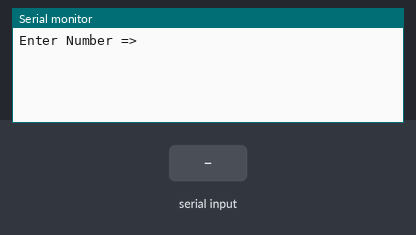
A sketch run on a simulated Arduino Uno, built with avr-gcc and run on an emulated ATmega328P. Shown: the last lines printed to the serial monitor. The test bench sets the inputs (shaded band).

Above: at 1.2 s.
1.3 s: "90,45\n" received over Serial
At 1.9 s:
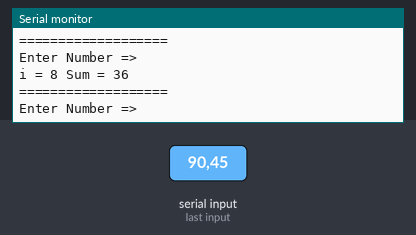
2.8 s: "30,150\n" received over Serial
At 4.6 s:
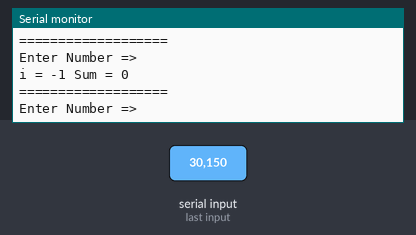
Timing chart, 0 to 6.1 s (numbered marks = the images above; inputs shaded):
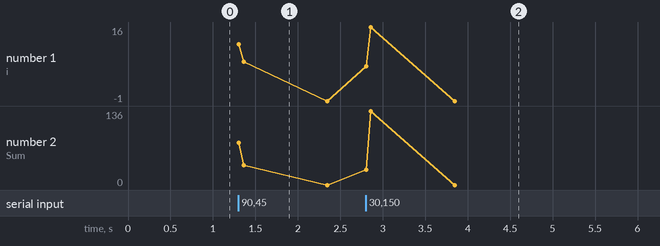

Measured:
- after the input at 1.3 s, the serial monitor: prints a new line at once (image 1)
- after the input at 2.8 s, the serial monitor: prints a new line at once (image 2)

The sketch:

ex5-6.ino
```cpp
void setup() {
  // 시리얼 통신 속도 설정 : 속도 9600 bps, 8데이터 비트, 패리티 없음, 한 개의 스톱비트
 Serial.begin(9600) ;

}
void loop() {
      int Num;
      int i=0, Sum = 0;
      Serial.println("Enter Number =>");

     // PC에서 데이터가 전송되어 올때까지 기다린다.
      while(1) {
       if(Serial.available() > 0 ) break;
      }
      Num = Serial.parseInt();

      while(1) {
        Sum =Sum+i ;
        if(Sum >= Num ) {
                Sum = Sum- i ;
                break;
        }
        i++;
      }
       Serial.print("i = ");
       Serial.print(i-1);
       Serial.print(" Sum = ");
       Serial.println(Sum);

       Serial.println("===================");
}
```
